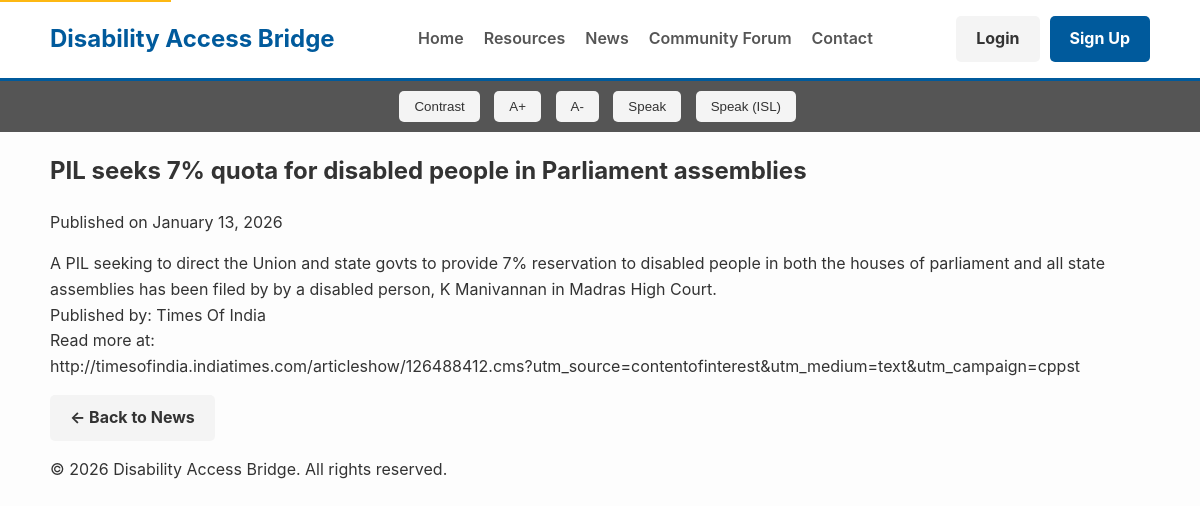
/news/6/, run on the app's committed database.
### core/models.py (models this page shows, shortened)
class NewsArticle(models.Model):
    title = models.CharField(max_length=255)
    content = models.TextField()
    published_date = models.DateTimeField(default=timezone.now)
    author = models.ForeignKey(User, on_delete=models.SET_NULL, null=True, blank=True)
    class Meta:
        ordering = ['-published_date']

### core/views.py (the view)
# urls.py: path('news/<int:pk>/', views.news_detail_view, name='news_detail'),
def news_detail_view(request, pk):
    article = get_object_or_404(NewsArticle, pk=pk)
    return render(request, 'core/news_detail.html', {'article': article})

### core/context_processors.py (called while the page is built)
def resource_categories(request):
    return {
        'ALL_CATEGORIES': Category.objects.all().order_by('name')
    }

### core/templates/core/news_detail.html (shortened to what this page needs)
{% extends 'core/base.html' %}
{% block content %}
    <article class="news-article-full">
        <h1>{{ article.title }}</h1>
        <p class="meta">
            Published on {{ article.published_date|date:"F d, Y" }}
        </p>
        <div class="article-content">
            {{ article.content|linebreaks }}
        </div>
        <a href="{% url 'news_list' %}" class="btn-secondary">&larr; Back to News</a>
    </article>
{% endblock %}

### core/static/core/style.css (style rules this page uses)
:root { --primary-color: #005A9C; --secondary-color: #FDB813; --text-color: #333; --bg-color: #fdfdfd; --light-gray: #f4f4f4; --dark-gray: #555; --font-size: 16px; }
body { font-family: -apple-system, BlinkMacSystemFont, "Segoe UI", Roboto, Helvetica, Arial, sans-serif; margin: 0; background-color: var(--bg-color); color: var(--text-color); font-size: var(--font-size); line-height: 1.6; }
.btn, .btn-secondary { display: inline-block; padding: 10px 20px; border-radius: 5px; text-decoration: none; font-weight: bold; border: none; cursor: pointer; transition: background-color 0.3s ease; }
.btn-secondary { background-color: var(--light-gray); color: var(--text-color); }

### data on the page
NewsArticle: title "PIL seeks 7% quota for disabled people in Parliament assemblies", published_date "January 13, 2026", content "A PIL seeking to direct the Union and state govts to provide 7% reservation to disabled people in both the houses of parliament and all state assemblies has been filed by by a disabled person, K Manivannan in Madras High Court. Published by: Times Of India Read more at: http://timesofindia.indiatimes.com/articleshow/126488412.cms?utm_source=contentofinterest&utm_medium=text&utm_campaign=cppst"
